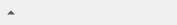
<?xml version="1.0" encoding="UTF-8"?>
<ui version="4.0">
 <class>collapsableWidget</class>
 <widget class="QWidget" name="collapsableWidget">
  <property name="geometry">
   <rect>
    <x>0</x>
    <y>0</y>
    <width>177</width>
    <height>25</height>
   </rect>
  </property>
  <layout class="QVBoxLayout" name="verticalLayout" stretch="0,1">
   <property name="spacing">
    <number>0</number>
   </property>
   <property name="margin">
    <number>0</number>
   </property>
   <item>
    <widget class="QToolButton" name="collapseToolButton">
     <property name="sizePolicy">
      <sizepolicy hsizetype="Preferred" vsizetype="Preferred">
       <horstretch>0</horstretch>
       <verstretch>0</verstretch>
      </sizepolicy>
     </property>
     <property name="minimumSize">
      <size>
       <width>0</width>
       <height>25</height>
      </size>
     </property>
     <property name="checkable">
      <bool>true</bool>
     </property>
     <property name="toolButtonStyle">
      <enum>Qt::ToolButtonTextBesideIcon</enum>
     </property>
     <property name="autoRaise">
      <bool>true</bool>
     </property>
     <property name="arrowType">
      <enum>Qt::UpArrow</enum>
     </property>
    </widget>
   </item>
   <item>
    <widget class="QWidget" name="widget" native="true"/>
   </item>
  </layout>
 </widget>
 <resources/>
 <connections/>
</ui>
